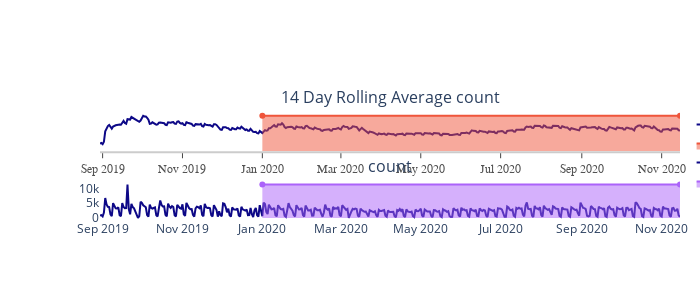

Write notebook code for a chart like this one.
### Code cell
flowname = "PA Emergency Outage Message"
flow = Flow(flowname)
flow.distinct_sessionId_count_plot().show()

### Figure 1 — Plotly figure (JSON) as saved in the notebook; plotly's stock layout.template omitted (floating-point values rounded to 4 significant figures; data arrays with more than 128 entries replaced by an {"elided": "..."} marker saying what was removed)
{"data": [{"marker": {"color": "#0d0887"}, "mode": "lines", "name": "PA Emergency Outage Message", "type": "scatter", "x": {"elided": "441 str values"}, "xaxis": "x", "y": {"elided": "441 float values"}, "yaxis": "y"}, {"fill": "tozeroy", "type": "scatter", "x": ["2020-01-01", "2020-11-15"], "xaxis": "x", "y": [3868.0, 3868.0], "yaxis": "y"}, {"marker": {"color": "#0d0887"}, "mode": "lines", "name": "PA Emergency Outage Message", "type": "scatter", "x": {"elided": "441 str values"}, "xaxis": "x2", "y": {"elided": "441 int values"}, "yaxis": "y2"}, {"fill": "tozeroy", "type": "scatter", "x": ["2020-01-01", "2020-11-15"], "xaxis": "x2", "y": [11290, 11290], "yaxis": "y2"}], "layout": {"annotations": [{"font": {"size": 16}, "showarrow": false, "text": "14 Day Rolling Average count", "x": 0.5, "xanchor": "center", "xref": "paper", "y": 1, "yanchor": "bottom", "yref": "paper"}, {"font": {"size": 16}, "showarrow": false, "text": "count", "x": 0.5, "xanchor": "center", "xref": "paper", "y": 0.375, "yanchor": "bottom", "yref": "paper"}], "autosize": true, "height": 300, "margin": {"autoexpand": false, "l": 100, "r": 20, "t": 110}, "plot_bgcolor": "white", "showlegend": true, "width": 700, "xaxis": {"anchor": "y", "autorange": true, "domain": [0, 1], "linecolor": "rgb(204, 204, 204)", "linewidth": 2, "range": ["2019-08-30", "2020-11-15"], "showgrid": false, "showline": true, "showticklabels": true, "tickfont": {"color": "rgb(82, 82, 82)", "family": "Arial", "size": 12}, "ticks": "outside", "type": "date"}, "xaxis2": {"anchor": "y2", "autorange": true, "domain": [0, 1], "range": ["2019-08-30", "2020-11-15"], "type": "date"}, "yaxis": {"anchor": "x", "autorange": true, "domain": [0.625, 1], "range": [0, 4503.0], "showgrid": false, "showline": false, "showticklabels": false, "type": "linear", "zeroline": false}, "yaxis2": {"anchor": "x2", "autorange": true, "domain": [0, 0.375], "range": [-688.1, 13250.0], "type": "linear"}}}
